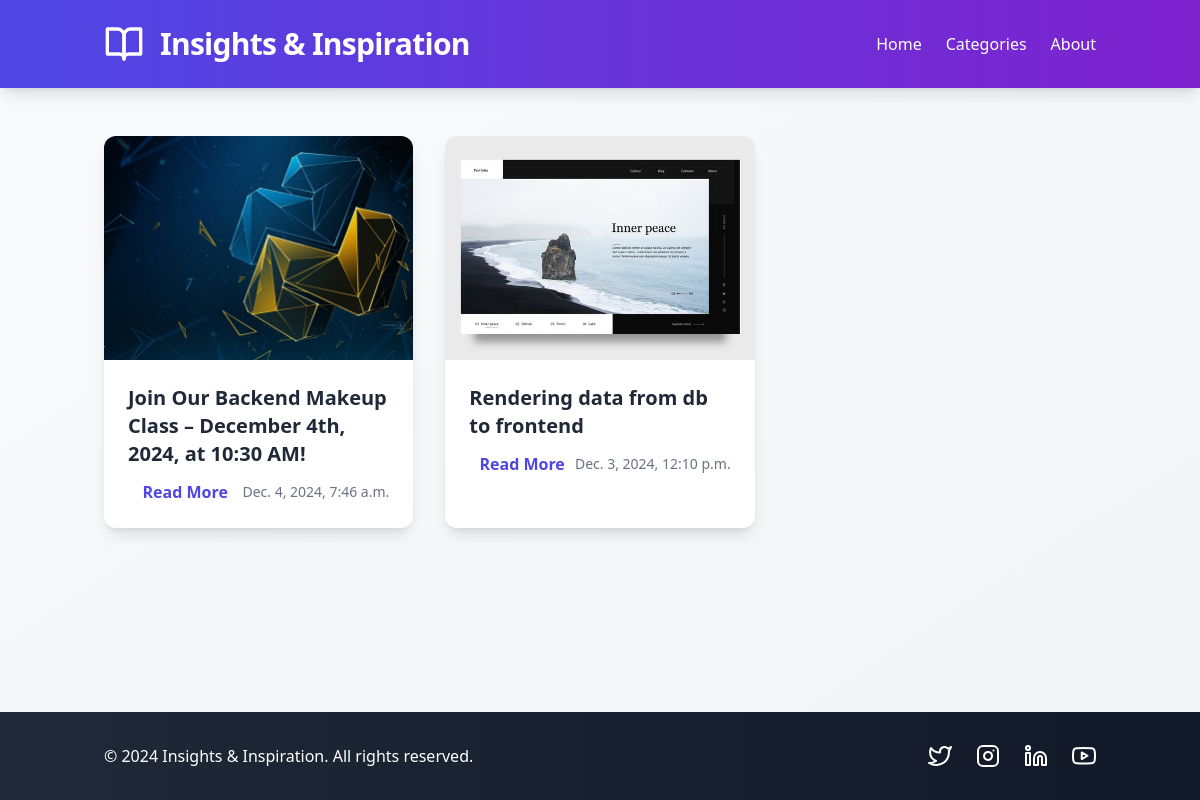
The page / on the database its author committed.
### blog/models.py (models this page shows, shortened)
class Blog(models.Model):
    id = models.AutoField(primary_key=True)
    title = models.CharField(max_length=250, unique=True)
    content = models.TextField(null=True)
    image = models.ImageField(upload_to="Blog_image")
    video = models.FileField(upload_to="Blog_video", null=True)
    audio = models.FileField(upload_to="Blog_audio", null=True)
    hashtag = models.CharField(max_length=50, null=True)
    created_at = models.DateTimeField(auto_now_add=True)
    class Meta:
        ordering = ["-created_at"]

### blog/views.py (the view)
# urls.py: path("", main, name="home"),
def main(request):
    blogs = Blog.objects.all()
    return render(request, 'index.html', {"blogs": blogs})

### template/index.html (shortened to what this page needs)
{% load static %}
<!DOCTYPE html>
<html lang="en">
<head>
    <script src="https://cdn.tailwindcss.com"></script>
</head>
<body class="bg-gradient-to-br from-gray-50 to-gray-100 min-h-screen flex flex-col font-sans antialiased">
    <header class="bg-gradient-to-r from-indigo-600 to-purple-700 text-white py-6 shadow-lg">
        <div class="container mx-auto px-4 flex items-center justify-between">
            <div class="flex items-center space-x-4">
                <i data-feather="book-open" class="w-10 h-10 text-white"></i>
                <h1 class="text-3xl font-extrabold tracking-tight transform transition duration-300 hover:scale-105">
                    Insights & Inspiration</h1>
            </div>
            <nav class="hidden md:flex space-x-6">
                <a href="#" class="hover:text-yellow-300 transition duration-300 transform hover:scale-110">Home</a>
                <a href="#"
                    class="hover:text-yellow-300 transition duration-300 transform hover:scale-110">Categories</a>
                <a href="#" class="hover:text-yellow-300 transition duration-300 transform hover:scale-110">About</a>
            </nav>
        </div>
    </header>
    <main class="container mx-auto py-12 px-4 flex-grow">
        <div class="grid grid-cols-1 md:grid-cols-2 lg:grid-cols-3 gap-8">
            {% for blog in  blogs%}
            <article
                class="bg-white rounded-xl shadow-lg overflow-hidden transform transition duration-500 hover:scale-105 hover:shadow-2xl group">
                <a href="{{ blog.id }}">
                    <div class="relative overflow-hidden">
                        <img src="{{ blog.image.url }}" alt="Blog Thumbnail"
                            class="w-full h-56 object-cover transition duration-500 group-hover:scale-110">
                    </div>
                    <div class="p-6">
                        <h2 class="text-xl font-bold text-gray-800 mb-3 group-hover:text-indigo-600 transition">{{ blog.title }}</h2>
                        <div class="flex items-center justify-between">
                            <a href="#" class="text-indigo-600 font-semibold hover:text-indigo-800 transition">Read More</a>
                            <span class="text-sm text-gray-500">{{ blog.created_at }}</span>
                        </div>
                    </div>
                </a>
            </article>
            {% endfor %}
        </div>
    </main>
    <footer class="bg-gradient-to-r from-gray-800 to-gray-900 text-white py-8">
        <div class="container mx-auto px-4 flex flex-col md:flex-row items-center justify-between">
            <div class="text-center md:text-left mb-4 md:mb-0">
                <p>&copy; 2024 Insights & Inspiration. All rights reserved.</p>
            </div>
            <div class="flex space-x-6">
                <a href="#" class="text-white hover:text-blue-400 transition"><i data-feather="twitter"
                        class="w-6 h-6"></i></a>
                <a href="#" class="text-white hover:text-pink-500 transition"><i data-feather="instagram"
                        class="w-6 h-6"></i></a>
                <a href="#" class="text-white hover:text-blue-600 transition"><i data-feather="linkedin"
                        class="w-6 h-6"></i></a>
                <a href="#" class="text-white hover:text-red-500 transition"><i data-feather="youtube"
                        class="w-6 h-6"></i></a>
            </div>
        </div>
    </footer>
</body>
</html>

### rows shown on the page
Blog: image (picture), title "Join Our Backend Makeup Class – December 4th, 2024, at 10:30 AM!", created_at "Dec. 4, 2024, 7:46 a.m."
Blog: image (picture), title "Rendering data from db to frontend", created_at "Dec. 3, 2024, 12:10 p.m."
